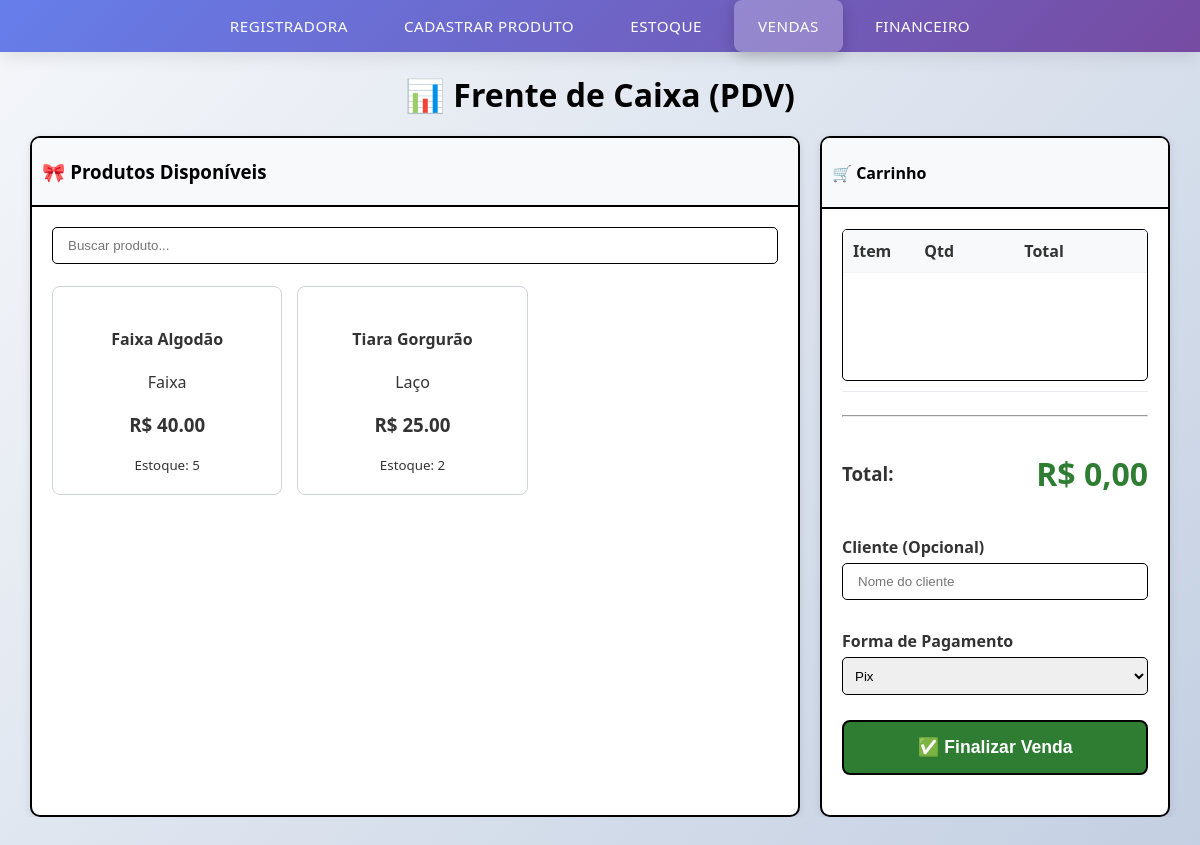
Screenshot of /templates/vendas/ with the database file from the repository.
### app/models.py (models this page shows, shortened)
class Produto(models.Model):
    CATEGORIAS = [
        ('LACO', 'Laço'),
        ('TIARA', 'Tiara'),
        ('FAIXA', 'Faixa'),
    ]
    nome = models.CharField(max_length=100)
    categoria = models.CharField(max_length=10, choices=CATEGORIAS)
    quantidade_em_estoque = models.PositiveIntegerField(default=0)
    custo_fixo_total = models.DecimalField(max_digits=10, decimal_places=2, default=0)  # Custo fixo UNITÁRIO
    valor_venda = models.DecimalField(max_digits=10, decimal_places=2, null=True, blank=True)
    lucro_por_venda = models.DecimalField(max_digits=10, decimal_places=2, default=0)
    data_cadastro = models.DateField(default=timezone.now)

### app/views.py (the view)
# urls.py: path('templates/vendas/', views.vendas, name='vendas'),
def vendas(request):
    produtos = Produto.objects.filter(quantidade_em_estoque__gt=0).order_by('nome')
    return render(request, 'vendas.html', {'produtos': produtos})

### app/templates/vendas.html (shortened to what this page needs)
{% extends "base.html" %}
{% load static %}
{% block content %}
    <div class="vendas-container">
        <h1 class="titulo">📊 Frente de Caixa (PDV)</h1>
        <div class="vendas-content">
            <div class="product-section">
                <div class="card">
                    <div class="card-header">
                        <h3 class="mb-0">🎀 Produtos Disponíveis</h3>
                    </div>
                    <div class="card-body">
                        <input type="text" id="buscaProduto" class="form-input" placeholder="Buscar produto...">
                        <div id="listaProdutos">
                            {% for produto in produtos %}
                            <div class="produto-item" data-nome="{{ produto.nome|lower }}">
                                <div class="produto-card"
                                     onclick="adicionarAoCarrinho({{ produto.id }}, '{{ produto.nome }}', '{{ produto.valor_venda|stringformat:'.2f' }}', {{ produto.quantidade_em_estoque }})">
                                    <div class="card-body text-center cursor-pointer">
                                        <h4 class="card-title font-weight-bold">{{ produto.nome }}</h4>
                                        <span class="badge badge-info">{{ produto.get_categoria_display }}</span>
                                        <h3 class="text-success mt-2">R$ {{ produto.valor_venda }}</h3>
                                        <small class="text-muted">Estoque: <span id="estoque-{{ produto.id }}">{{ produto.quantidade_em_estoque }}</span></small>
                                    </div>
                                </div>
                            </div>
                            {% empty %}
                            <div class="text-center p-4">
                                <p class="text-muted">Nenhum produto com estoque disponível.</p>
                            </div>
                            {% endfor %}
                        </div>
                    </div>
                </div>
            </div>
            <div class="cart-section">
                <div class="card">
                    <div class="card-header">
                        <h4 class="mb-0">🛒 Carrinho</h4>
                    </div>
                    <div class="card-body">
                        <div class="table-wrap">
                            <table class="table-carrinho">
                                <thead>
                                    <tr>
                                        <th>Item</th>
                                        <th width="80">Qtd</th>
                                        <th>Total</th>
                                        <th width="40"></th>
                                    </tr>
                                </thead>
                            </table>
                        </div>
                        <div class="checkout-area">
                            <hr>
                            <div class="total-display">
                                <h3>Total:</h3>
                                <h2 class="text-success font-weight-bold" id="valorTotalDisplay">R$ 0,00</h2>
                            </div>
                            <div class="form-group">
                                <label for="clienteNome">Cliente (Opcional)</label>
                                <input type="text" id="clienteNome" class="form-input" placeholder="Nome do cliente">
                            </div>
                            <div class="form-group">
                                <label for="metodoPagamento">Forma de Pagamento</label>
                                <select id="metodoPagamento" class="form-input-select">
                                    <option value="PIX">Pix</option>
                                </select>
                            </div>
                            <button class="btn-finalizar" onclick="finalizarVenda()">
                                ✅ Finalizar Venda
                            </button>
                        </div>
                    </div>
                </div>
            </div>
        </div>
    </div>
{% block scripts %}
<link rel="stylesheet" href="{% static 'css/vendas.css' %}">
{% endblock %}
{% endblock %}

### app/static/css/navbar.css (style rules this page uses)
body { font-family: 'Segoe UI', Tahoma, Geneva, Verdana, sans-serif; background: linear-gradient(135deg, #f5f7fa 0%, #c3cfe2 100%); min-height: 100vh; margin: 0; }

### app/static/css/vendas.css (style rules this page uses)
html, body { height: 100%; margin: 0; }
body { background-color: #f8f9fa; font-family: 'Segoe UI', Roboto, 'Helvetica Neue', Arial, sans-serif; color: #333; padding-bottom: 0; }
.titulo { text-align: center; margin-bottom: 20px; font-weight: 700; color: black; flex-shrink: 0; }
.vendas-container { display: flex; flex-direction: column; align-items: center; height: calc(100vh - 100px); overflow: hidden; }
.vendas-content { width: 95%; max-width: 1400px; margin: 0 auto; height: 85%; flex-grow: 1; display: flex; gap: 20px; align-items: stretch; }
.product-section, .cart-section { height: 100%; display: flex; flex-direction: column; }
.product-section { flex: 7; min-width: 0; }
.cart-section { flex: 3; min-width: 350px; }
.card { border: 2px solid black; background: white; border-radius: 10px; box-shadow: 0 2px 8px rgba(0,0,0,0.1); overflow: hidden; flex-grow: 1; display: flex; flex-direction: column; min-height: 85%; max-height: 100%; }
.card-header { padding: 2px 10px; background-color: #f8f9fa; border-bottom: 2px solid black; color: black; flex-shrink: 0; }
.card-body { padding: 20px; flex-grow: 1; display: flex; flex-direction: column; overflow: auto; }
.form-input { border-radius: 5px; padding: 10px 15px; border: 1px solid black; width: 100%; margin-bottom: 15px; box-sizing: border-box; flex-shrink: 0; }
#listaProdutos { flex-grow: 1; overflow-y: auto; padding-right: 5px; margin-top: 5px; padding-bottom: 15px; display: grid; grid-template-columns: repeat(auto-fill, minmax(180px, 1fr)); gap: 15px; }
.produto-card { border: 1px solid #ced4da; border-radius: 8px; transition: all 0.2s ease; cursor: pointer; text-align: center; display: flex; flex-direction: column; justify-content: space-between; margin-top: 2px; }
.table-wrap { min-height: 150px; flex-grow: 1; overflow-y: auto; border: 1px solid black; border-radius: 5px; margin-bottom: 10px; }
.table-carrinho { width: 100%; border-collapse: collapse; }
.table-carrinho th, .table-carrinho td { padding: 10px; border-bottom: 1px solid #f1f3f5; vertical-align: middle; text-align: left; }
.table-carrinho th { background: #f8f9fa; font-weight: 600; position: sticky; top: 0; z-index: 10; }
.checkout-area { flex-shrink: 0; padding: 15px 0 20px 0; border-top: 1px solid #e9ecef; }
.total-display { display: flex; justify-content: space-between; align-items: center; margin-bottom: 15px; }
.total-display h2 { font-size: 2rem; color: #2e7d32; font-weight: bold; }
.form-group { margin-bottom: 15px; }
.form-group label { display: block; margin-bottom: 5px; font-weight: 600; }
.form-input-select { width: 100%; padding: 8px; border-radius: 5px; border: 1px solid black; box-sizing: border-box; height: 38px; }
.btn-finalizar { width: 100%; padding: 15px; font-weight: 700; font-size: 1.1rem; background: #2e7d32; color: white; border: 2px solid black; border-radius: 8px; cursor: pointer; transition: background 0.2s, transform 0.2s; margin-top: 10px; }

### rows the page displays
Produto: nome "Faixa Algodão", categoria "Faixa", valor_venda "40.00", quantidade_em_estoque "5"
Produto: nome "Tiara Gorgurão", categoria "Laço", valor_venda "25.00", quantidade_em_estoque "2"
